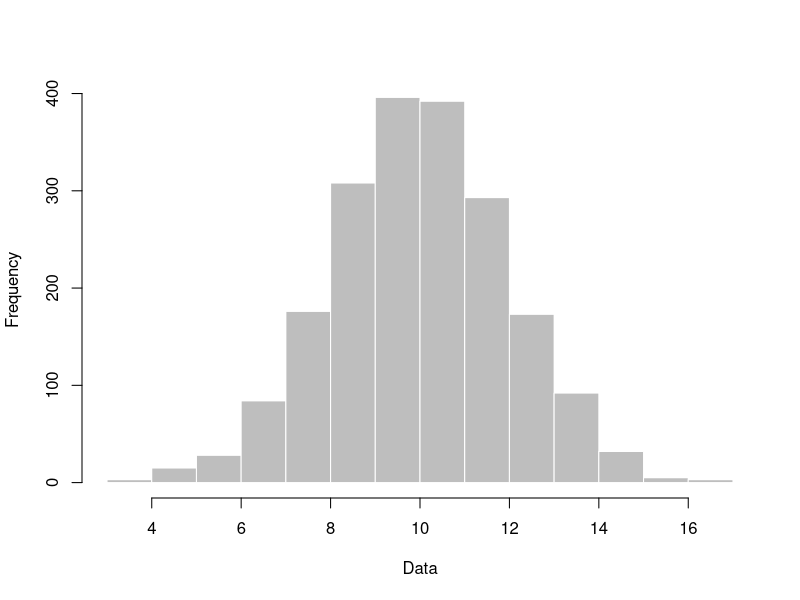
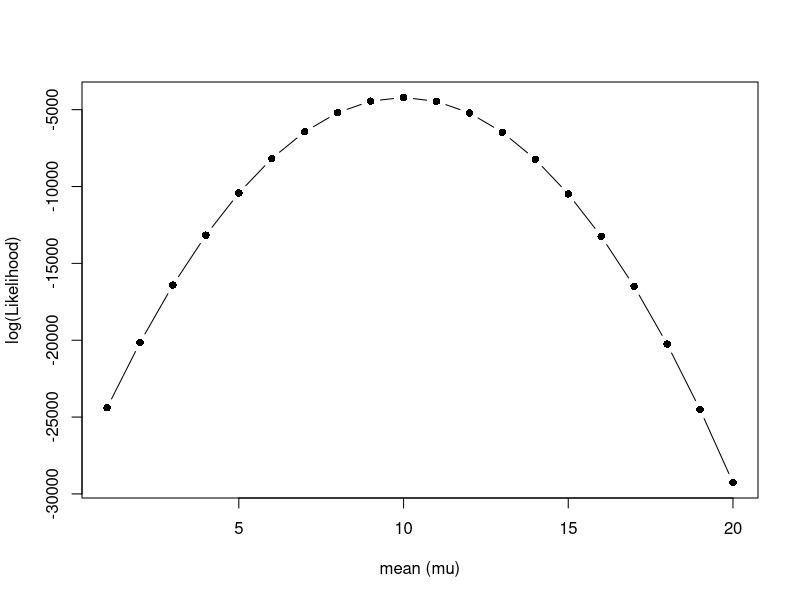
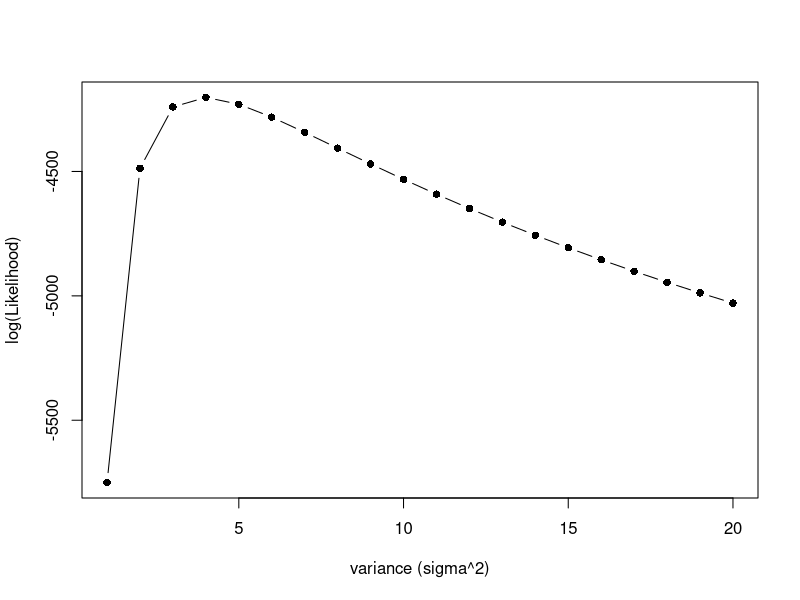
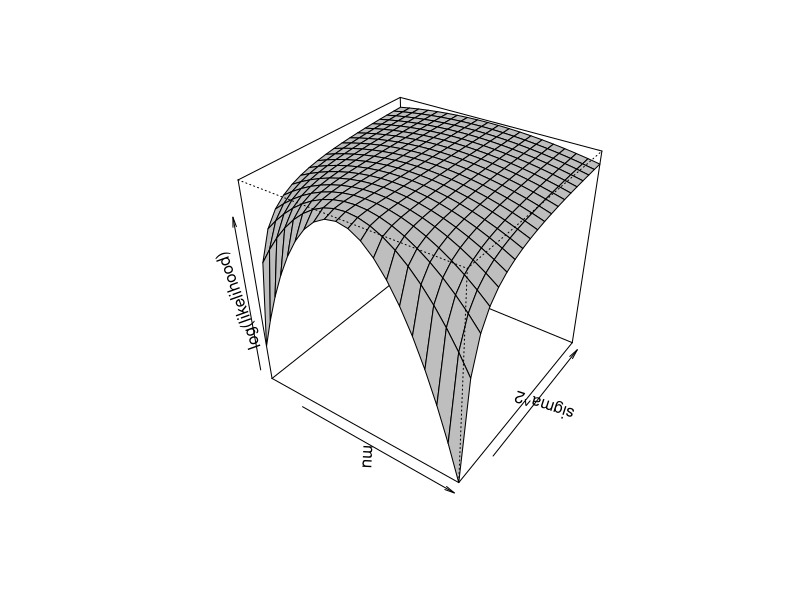
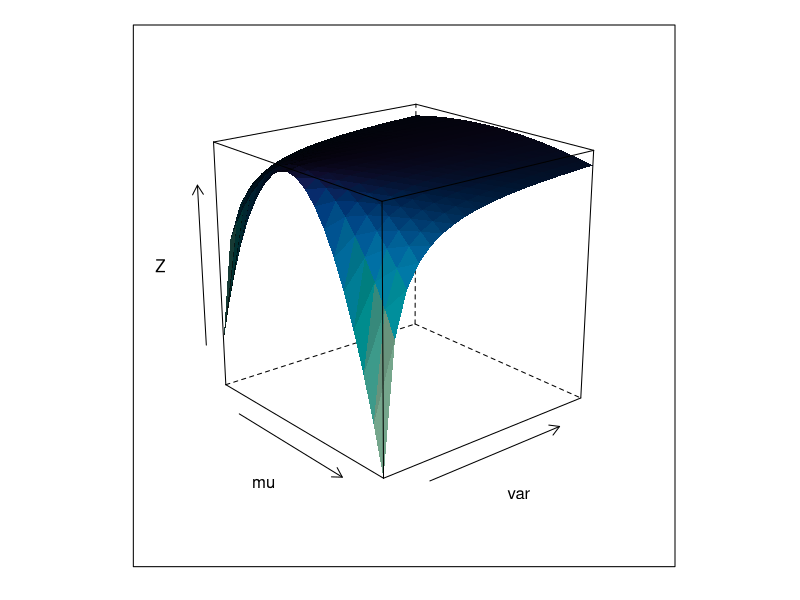

Reproduce these figures in R, in order.
## Nesse tutorial vamos explorar a utilização da função de verossimilhança.
## Vamos usar o modelo de distribuição Normal.

## Seed para o script, isso permite que todos os resultados sejam equivalentes.
set.seed(1234)

## Gerar uma distribuição normal e o plot.
nr <- rnorm(n = 2000, mean = 10, sd = 2)
hist(nr, main="", xlab="Data", col = "gray", border = "white")

## Função de verossimilhança para a distribuição normal.
## A função abaixo calcula a verossimilhança de um modelo normal.
lik.norm <- function(dt, mu, var){
  ## Calcula a verossimilhança de um modelo normal.
  ## dt = dados (class::vector).
  ## mu = média.
  ## var = variância.
  n <- length(dt)
  first <- (2*pi*var)^(-n/2)
  second <- (-1/2*var) * ( sum(dt-mu) )^2
  lik <- first * exp( second )
  return(lik)
}

## Calcule a verossimilhança de um par de valores para os parãmetros do modelo.
lik.norm(dt=nr, mu=11, var=4)
lik.norm(dt=nr, mu=10, var=4)
lik.norm(dt=nr, mu=10, var=5)

## Note que o valor de verossimilhança é muito pequeno (as vezes igual a 0). 
## Isso acontece pois a exponenciação com valor negativo dependente do número
## de amostra faz com que a quantidade calculada seja muito pequena.

## Vamos diminuir o número da amostra e ver qual o efeito sobre o cálculo da
##   verossimilhança.
nr.small <- rnorm(n = 10, mean = 10, sd = 2)
lik.norm(dt=nr.small, mu=10, var=5)

## Veja que agora conseguimos um valor de verossimilhança muito maior.
## Utilizar a função de likelihood sem transformar para o log pode provocar erros
##   nos cálculos, principalmente pois teremos que avaliar a função muitas vezes
##   quando implementamos uma análise usando MCMC.

## A função abaixo usa o log para transformar o cálculo da verossimilhança.
log.lik.norm <- function(dt, mu, var){
  ## dt = dados (class::vector).
  ## mu = média.
  ## var = variancia.
  n <- length(dt)
  first <- log(2)*(-n/2) + log(pi)*(-n/2) + log(var)*(-n/2)
  second <- -1/(2*var) * sum( (dt - mu)^2 )
  lik <- first + second
  return(lik)
}

## Vamos comparar os resultados produzidos pela função de likelihood em log e
##    sem a transformação:
lik.norm(dt=nr, mu=11, var=4)
log.lik.norm(dt=nr, mu=11, var=4)
lik.norm(dt=nr, mu=10, var=4)
log.lik.norm(dt=nr, mu=10, var=4)
lik.norm(dt=nr, mu=10, var=5)
log.lik.norm(dt=nr, mu=10, var=5)

## Note que os valores produzidos pela função em espaço log são negativos, no entanto,
##   o valor absoluto é muito maior. Cálculos com muitas casas decimais causam
##   problemas.
## Esse é o motivo porque muitas vezes a likelihood é mostrada em valores negativos.
## Pois na verdade está sendo mostrado os valores de log likelihood.

## Podemos usar a função de loglik para traçar a superfície de verossimilhança.
## O gráfico abaixo mostra somente o perfil de verossimilhança para a média
##     assumindo desvio padrão (sigma) = 2.
res_mu <- vector()
for(i in 1:20){
  res_mu[i] <- log.lik.norm(dt=nr, mu=i, var=4)
}
plot(res_mu~seq(1,20), xlab = "mean (mu)", ylab = "log(Likelihood)", pch = 16, type = "b")

## Podemos fixar o valor de mu e traçar o perfil de verossimilhança para sigma.
## O gráfico abaixo mostra somente o perfil de verossimilhança para a variância
##     assumindo média (mu) = 10.
res_sig <- vector()
for(i in 1:20){
  res_sig[i] <- log.lik.norm(dt=nr, mu=10, var=i)
}
plot(res_sig~seq(1,20), xlab = "variance (sigma^2)", ylab = "log(Likelihood)", pch = 16, type = "b")

## Agora vamos calcular a superfície completa de likelihood.
## Nesse caso temos dois parâmetros e, portanto, precisamos adicionar
##    mais um eixo no gráfico. O que vai tornar o gráfico 3D.
## Para tal vamos utilizar a função 'persp'.

x <- 1:20 ## valores para mu
y <- 1:20 ## valores para sigma
## Vamos usar z para criar uma tabela com a combinação dos valores de
##    log likelihood.
## Os valores de x estão nas linhas e os de y nas colunas.
z <- matrix(data = NA, nrow = 20, ncol = 20)
for(i in 1:20){
  for(j in 1:20){
    z[i,j] <- log.lik.norm(dt=nr, mu=x[i], var=y[j])
  }
}

persp(x, y, z, theta = 35, phi = 35, xlab = "mu", ylab = "sigma^2", zlab = "log(likelihood)", border = "black", col = "grey", r = 4)

## Para fazer esse plot também podemos usar o pacote 'lattice'.

library(lattice)
X <- as.matrix( expand.grid(x, y))
colnames(X) <- c("mu","var")
Z <- vector()
for(i in 1:nrow(X)){
  Z[i] <- log.lik.norm(dt=nr, mu=X[i,1], var=X[i,2])
}
df <- data.frame(X, Z)

wireframe(Z ~ mu*var, data=df, main="", shade=TRUE
          , screen = list(z = -50, x = -70) )

## Agora que temos uma visão da superfície de verossimilhança do modelo,
##   vamos fazer uma estimativa da Maximum Likelihood Estimate usando uma
##   função heurística de busca e depois as estimativas diretas.

## Estimativa heurística:
## Para tal vamos usar a função 'optim'.
## Essa é uma função geral e importante para fazer estimativas no R.
## Veja com calma o help dessa função, tente entender qual seu objetivo e como
##   ela opera.
help(optim)

## Note que precisamos criar uma nova função, pois 'optim' pede que o argumento 'par'
##   seja somente um vetor com os valores iniciais dos parâmetros da função.
## Ou seja, os dados precisam ser incluídos diretamente na função que será passada
##   para a função 'optim'.
to.optim <- function(par){
  log.lik.norm(dt=nr, mu=par[1], var=par[2])
}

## Aqui vamos escolher valores iniciais bem longe dos valores que geraram a
##   a distribuição. Vamos falar mais sobre valores iniciais nos próximos
##   tópicos.
## Precisamos mudar o valor de 'control$fnscale' para fazer uma maximização
##   ao invés de minimização usando 'optim'.
optim(c(1,1), to.optim, control=list(fnscale=-1))

## Agora podemos calcular o valor de MLE para a média e variância usando
##   as fórmulas derivadas.
mean(nr)
var(nr)